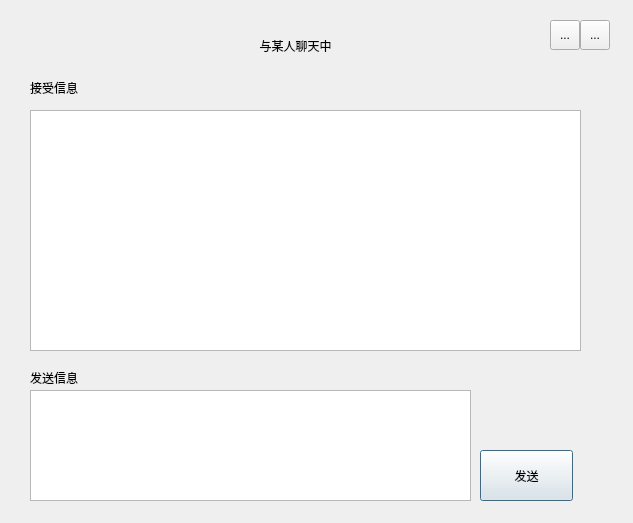
<?xml version="1.0" encoding="UTF-8"?>
<ui version="4.0">
 <class>PrivateChatDlg</class>
 <widget class="QDialog" name="PrivateChatDlg">
  <property name="geometry">
   <rect>
    <x>0</x>
    <y>0</y>
    <width>633</width>
    <height>523</height>
   </rect>
  </property>
  <property name="windowTitle">
   <string>Dialog</string>
  </property>
  <widget class="QPushButton" name="sendButton">
   <property name="geometry">
    <rect>
     <x>480</x>
     <y>450</y>
     <width>93</width>
     <height>51</height>
    </rect>
   </property>
   <property name="text">
    <string>发送</string>
   </property>
  </widget>
  <widget class="QTextBrowser" name="receiveMsg">
   <property name="geometry">
    <rect>
     <x>30</x>
     <y>110</y>
     <width>551</width>
     <height>241</height>
    </rect>
   </property>
  </widget>
  <widget class="QLabel" name="label">
   <property name="geometry">
    <rect>
     <x>30</x>
     <y>80</y>
     <width>72</width>
     <height>15</height>
    </rect>
   </property>
   <property name="text">
    <string>接受信息</string>
   </property>
  </widget>
  <widget class="QLabel" name="title">
   <property name="geometry">
    <rect>
     <x>0</x>
     <y>30</y>
     <width>591</width>
     <height>31</height>
    </rect>
   </property>
   <property name="layoutDirection">
    <enum>Qt::LeftToRight</enum>
   </property>
   <property name="text">
    <string>与某人聊天中</string>
   </property>
   <property name="alignment">
    <set>Qt::AlignCenter</set>
   </property>
  </widget>
  <widget class="QPlainTextEdit" name="sendMsg">
   <property name="geometry">
    <rect>
     <x>30</x>
     <y>390</y>
     <width>441</width>
     <height>111</height>
    </rect>
   </property>
  </widget>
  <widget class="QLabel" name="label_3">
   <property name="geometry">
    <rect>
     <x>30</x>
     <y>370</y>
     <width>72</width>
     <height>15</height>
    </rect>
   </property>
   <property name="text">
    <string>发送信息</string>
   </property>
  </widget>
  <widget class="QToolButton" name="icon_close">
   <property name="geometry">
    <rect>
     <x>580</x>
     <y>20</y>
     <width>30</width>
     <height>30</height>
    </rect>
   </property>
   <property name="text">
    <string>...</string>
   </property>
  </widget>
  <widget class="QToolButton" name="icon_mini">
   <property name="geometry">
    <rect>
     <x>550</x>
     <y>20</y>
     <width>30</width>
     <height>30</height>
    </rect>
   </property>
   <property name="text">
    <string>...</string>
   </property>
  </widget>
 </widget>
 <resources/>
 <connections/>
</ui>
